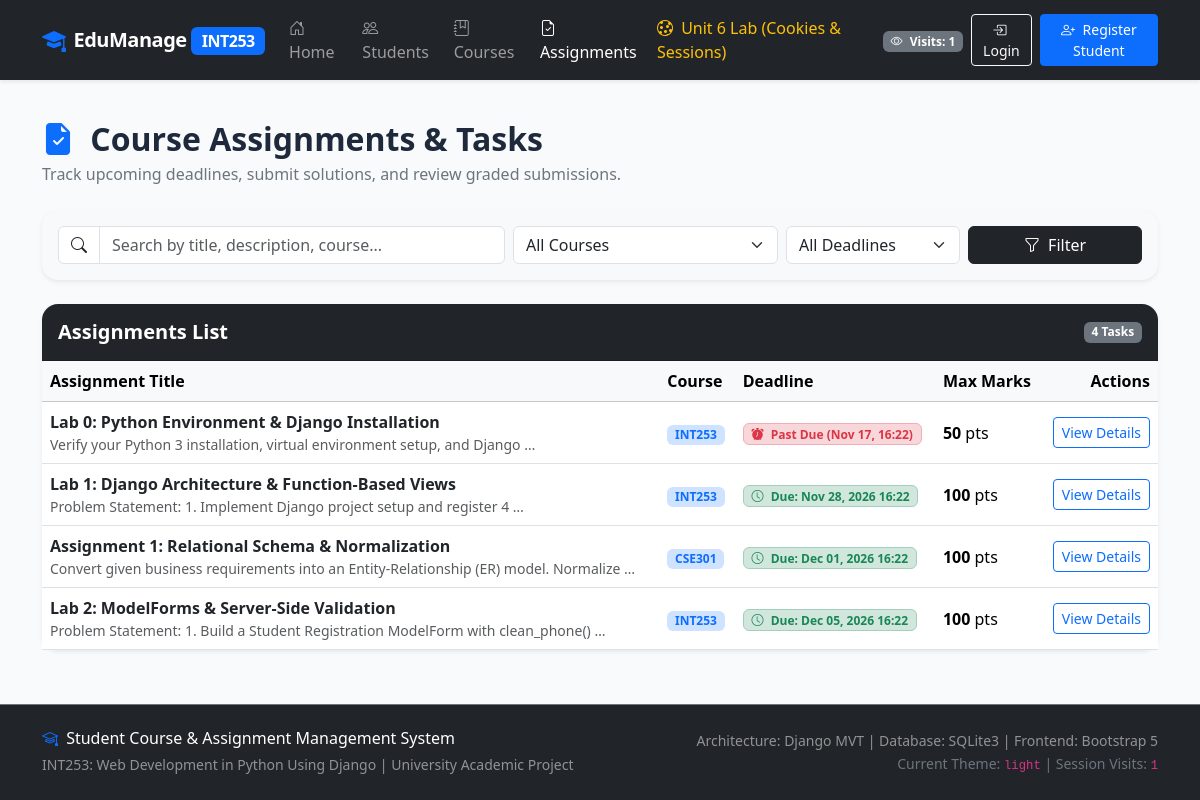
/assignments/, run on the app's committed database.
### assignments/models.py (models this page shows, shortened)
class Assignment(models.Model):
    assignment_title = models.CharField(
        max_length=200,
        verbose_name="Assignment Title",
        help_text="Title of the assignment or practical project task"
    )
    description = models.TextField(
        verbose_name="Description / Instructions",
        help_text="Detailed problem statement and submission instructions"
    )
    course = models.ForeignKey(
        Course,
        on_delete=models.CASCADE,
        related_name='assignments',
        verbose_name="Associated Course"
    )
    deadline = models.DateTimeField(
        verbose_name="Submission Deadline",
        help_text="Date and time when submissions close"
    )
    max_marks = models.PositiveIntegerField(
        default=100,
        verbose_name="Maximum Marks",
        help_text="Total marks allocated for this assignment"
    )
    created_at = models.DateTimeField(
        auto_now_add=True,
        verbose_name="Created At"
    )
    updated_at = models.DateTimeField(
        auto_now=True,
        verbose_name="Last Updated"
    )
    class Meta:
        ordering = ['deadline', '-created_at']
        verbose_name = "Assignment"
        verbose_name_plural = "Assignments"
    @property
    def is_past_due(self):
        return timezone.now() > self.deadline

### courses/models.py (models this page shows, shortened)
class Course(models.Model):
    DEPARTMENT_CHOICES = [
        ('CSE', 'Computer Science and Engineering'),
        ('IT', 'Information Technology'),
        ('ECE', 'Electronics & Communication Engineering'),
        ('ME', 'Mechanical Engineering'),
        ('CIVIL', 'Civil Engineering'),
        ('GEN', 'General Education'),
    ]
    course_name = models.CharField(
        max_length=150,
        verbose_name="Course Name",
        help_text="Official title of the subject/course"
    )
    course_code = models.CharField(
        max_length=20,
        unique=True,
        verbose_name="Course Code",
        help_text="Institutional course code (e.g., INT253, CSE301)"
    )
    description = models.TextField(
        verbose_name="Course Description",
        help_text="Syllabus overview and course outcomes"
    )
    credits = models.PositiveSmallIntegerField(
        default=3,
        verbose_name="Credits",
        help_text="Course credit value (typically 1-5)"
    )
    department = models.CharField(
        max_length=50,
        choices=DEPARTMENT_CHOICES,
        default='CSE',
        verbose_name="Department"
    )
    students = models.ManyToManyField(
        Student,
        related_name='enrolled_courses',
        blank=True,
        verbose_name="Enrolled Students"
    )
    created_at = models.DateTimeField(
        auto_now_add=True,
        verbose_name="Created At"
    )
    updated_at = models.DateTimeField(
        auto_now=True,
        verbose_name="Last Updated"
    )
    class Meta:
        ordering = ['course_code']
        verbose_name = "Course"
        verbose_name_plural = "Courses"

### assignments/views.py (the view)
# urls.py: path('', views.assignment_list_view, name='list'),
def assignment_list_view(request):
    course_id = request.GET.get('course')
    filter_status = request.GET.get('status', 'all')
    search_query = request.GET.get('q', '').strip()
    assignments = Assignment.objects.select_related('course').all()
    if course_id:
        assignments = assignments.filter(course_id=course_id)
    if search_query:
        assignments = assignments.filter(
            Q(assignment_title__icontains=search_query) |
            Q(description__icontains=search_query) |
            Q(course__course_code__icontains=search_query)
        )
    now = timezone.now()
    if filter_status == 'active':
        assignments = assignments.filter(deadline__gte=now)
    elif filter_status == 'past':
        assignments = assignments.filter(deadline__lt=now)
    courses = Course.objects.all().order_by('course_code')
    submitted_assignment_ids = set()
    my_submissions_map = {}
    if request.user.is_authenticated and hasattr(request.user, 'student_profile'):
        subs = Submission.objects.filter(student=request.user.student_profile)
        for s in subs:
            submitted_assignment_ids.add(s.assignment_id)
            my_submissions_map[s.assignment_id] = s
    context = {
        'assignments': assignments,
        'total_count': assignments.count(),
        'courses': courses,
        'selected_course': int(course_id) if course_id and course_id.isdigit() else None,
        'filter_status': filter_status,
        'search_query': search_query,
        'submitted_assignment_ids': submitted_assignment_ids,
        'my_submissions_map': my_submissions_map,
        'page_title': 'Course Assignments Portal',
    }
    return render(request, 'assignments/assignment_list.html', context)

### templates/assignments/assignment_list.html (shortened to what this page needs)
{% extends 'base.html' %}
{% block content %}
<div class="row align-items-center mb-4">
    <div class="col-md-7">
        <h2 class="fw-bold mb-1"><i class="bi bi-file-earmark-check-fill text-primary me-2"></i> Course Assignments & Tasks</h2>
        <p class="text-secondary mb-0">Track upcoming deadlines, submit solutions, and review graded submissions.</p>
    </div>
</div>
<div class="card shadow-sm border-0 rounded-4 mb-4 bg-light">
    <div class="card-body p-3">
        <form method="GET" action="{% url 'assignments:list' %}" class="row g-2 align-items-center">
            <div class="col-md-5">
                <div class="input-group">
                    <span class="input-group-text bg-white"><i class="bi bi-search"></i></span>
                    <input type="text" name="q" class="form-control" placeholder="Search by title, description, course..." value="{{ search_query }}">
                </div>
            </div>
            <div class="col-md-3">
                <select name="course" class="form-select">
                    <option value="">All Courses</option>
                </select>
            </div>
            <div class="col-md-2">
                <select name="status" class="form-select">
                    <option value="all" {% if filter_status == 'all' %}selected{% endif %}>All Deadlines</option>
                </select>
            </div>
            <div class="col-md-2 d-grid">
                <button type="submit" class="btn btn-dark">
                    <i class="bi bi-funnel me-1"></i> Filter
                </button>
            </div>
        </form>
    </div>
</div>
<div class="card shadow-sm border-0 rounded-4">
    <div class="card-header bg-dark text-white py-3 rounded-top-4 d-flex justify-content-between align-items-center">
        <h5 class="fw-bold mb-0">Assignments List</h5>
        <span class="badge bg-secondary">{{ total_count }} Tasks</span>
    </div>
    <div class="card-body p-0">
        <div class="table-responsive">
            <table class="table table-hover align-middle mb-0">
                <thead class="table-light">
                    <tr>
                        <th>Assignment Title</th>
                        <th>Course</th>
                        <th>Deadline</th>
                        <th>Max Marks</th>
                        <th class="text-end">Actions</th>
                    </tr>
                </thead>
                <tbody>
                    {% for assign in assignments %}
                        <tr>
                            <td>
                                <a href="{% url 'assignments:detail' pk=assign.pk %}" class="fw-bold text-dark text-decoration-none">
                                    {{ assign.assignment_title }}
                                </a>
                                <small class="text-muted d-block">{{ assign.description|truncatewords:10 }}</small>
                            </td>
                            <td>
                                <a href="{% url 'courses:detail' pk=assign.course.pk %}" class="badge bg-primary-subtle text-primary fw-bold text-decoration-none">
                                    {{ assign.course.course_code }}
                                </a>
                            </td>
                            <td>
                                {% if assign.is_past_due %}
                                    <span class="badge bg-danger-subtle text-danger border border-danger-subtle">
                                        <i class="bi bi-alarm-fill me-1"></i> Past Due ({{ assign.deadline|date:"M d, H:i" }})
                                    </span>
                                {% else %}
                                    <span class="badge bg-success-subtle text-success border border-success-subtle">
                                        <i class="bi bi-clock me-1"></i> Due: {{ assign.deadline|date:"M d, Y H:i" }}
                                    </span>
                                {% endif %}
                            </td>
                            <td>
                                <strong>{{ assign.max_marks }}</strong> pts
                            </td>
                            <td class="text-end">
                                <div class="btn-group btn-group-sm">
                                    <a href="{% url 'assignments:detail' pk=assign.pk %}" class="btn btn-outline-primary">
                                        View Details
                                    </a>
                                </div>
                            </td>
                        </tr>
                    {% endfor %}
                </tbody>
            </table>
        </div>
    </div>
</div>
{% endblock %}

### data on the page
Assignment: assignment_title "Lab 0: Python Environment & Django Installation", description "Verify your Python 3 installation, virtual environment setup, and Django …", course.course_code "INT253", deadline "Nov 17, 16:22", max_marks "50"
Assignment: assignment_title "Lab 1: Django Architecture & Function-Based Views", description "Problem Statement: 1. Implement Django project setup and register 4 …", course.course_code "INT253", deadline "Nov 28, 2026 16:22", max_marks "100"
Assignment: assignment_title "Assignment 1: Relational Schema & Normalization", description "Convert given business requirements into an Entity-Relationship (ER) model. Normalize …", course.course_code "CSE301", deadline "Dec 01, 2026 16:22", max_marks "100"
Assignment: assignment_title "Lab 2: ModelForms & Server-Side Validation", description "Problem Statement: 1. Build a Student Registration ModelForm with clean_phone() …", course.course_code "INT253", deadline "Dec 05, 2026 16:22", max_marks "100"

### other printed values
{{ session_visit_count|default:1 }} "1"
{{ total_count }} "4"
{{ theme_preference|default:'light' }} "light"
